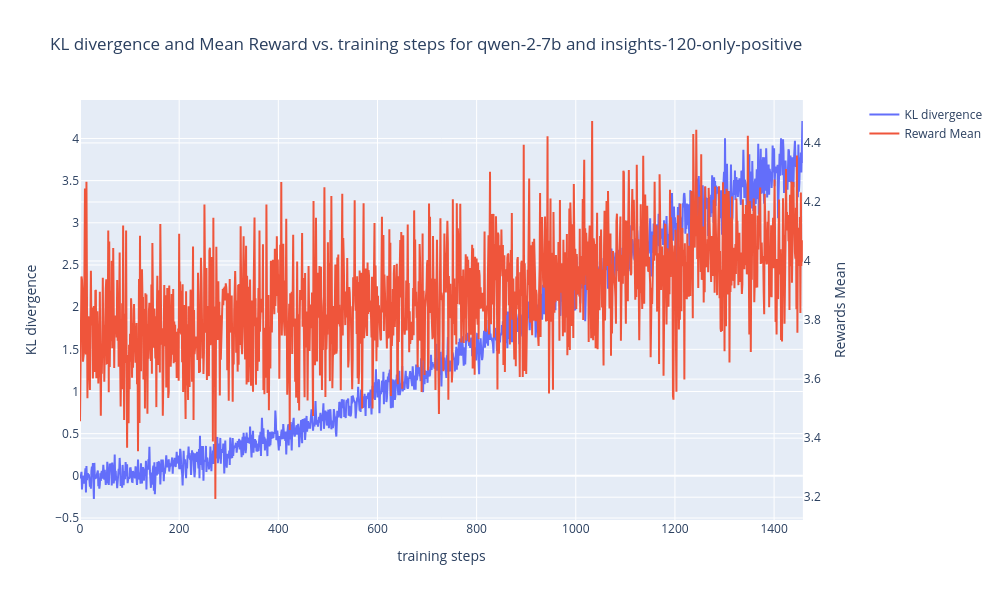

The cell this chart's notebook holds for it:
### Code cell
# Create figure with secondary y-axis
fig = make_subplots(specs=[[{"secondary_y": True}]])
chosen_key = sorted(ppo_telemetry_dict.keys())[1] #'phi-1-5_insights-500'
model = chosen_key.split('_')[0]
run_type = chosen_key.split('_')[1]
n_steps = len(ppo_telemetry_dict[chosen_key]['kl-divergence'])
# Add traces
fig.add_trace(
    go.Scatter(
        x=list(range(n_steps)), y=ppo_telemetry_dict[chosen_key]['kl-divergence'], name="KL divergence"
    ),
    secondary_y=False,
)

fig.add_trace(
    go.Scatter(
        x=list(range(n_steps)), y=ppo_telemetry_dict[chosen_key]['returns-mean'], name="Reward Mean"
    ),
    secondary_y=True,
)

# Add figure title
fig.update_layout(
    title_text=f"KL divergence and Mean Reward vs. training steps for {model} and {run_type}"
)

# Set x-axis title
fig.update_xaxes(title_text="training steps")

# Set y-axes titles
fig.update_yaxes(title_text="KL divergence", secondary_y=False)
fig.update_yaxes(title_text="Rewards Mean", secondary_y=True)
fig.update_layout(
    autosize=False,
    width=1_000,
    height=600,
)

fig.show()

### Figure 1 — Plotly figure (JSON) as saved in the notebook; plotly's stock layout.template omitted (floating-point values rounded to 4 significant figures; data arrays with more than 128 entries replaced by an {"elided": "..."} marker saying what was removed)
{"data": [{"name": "KL divergence", "type": "scatter", "x": {"elided": "1459 int values"}, "xaxis": "x", "y": {"elided": "1459 float values"}, "yaxis": "y"}, {"name": "Reward Mean", "type": "scatter", "x": {"elided": "1459 int values"}, "xaxis": "x", "y": {"elided": "1459 float values"}, "yaxis": "y2"}], "layout": {"autosize": false, "height": 600, "title": {"text": "KL divergence and Mean Reward vs. training steps for qwen-2-7b and insights-120-only-positive"}, "width": 1000, "xaxis": {"anchor": "y", "autorange": true, "domain": [0, 0.94], "range": [0, 1458], "title": {"text": "training steps"}, "type": "linear"}, "yaxis": {"anchor": "x", "autorange": true, "domain": [0, 1], "range": [-0.5235, 4.456], "title": {"text": "KL divergence"}, "type": "linear"}, "yaxis2": {"anchor": "x", "autorange": true, "overlaying": "y", "range": [3.123, 4.545], "side": "right", "title": {"text": "Rewards Mean"}, "type": "linear"}}}
